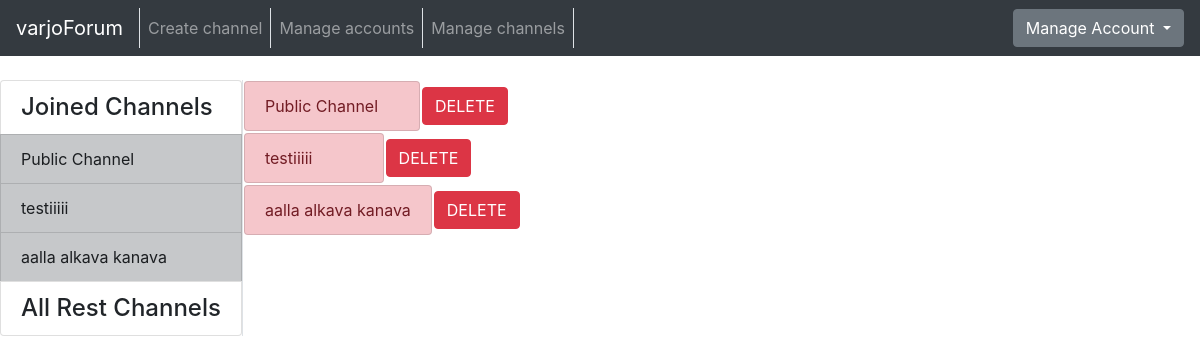
The page /channel/manage/ (signed in) on the database as committed earlier.
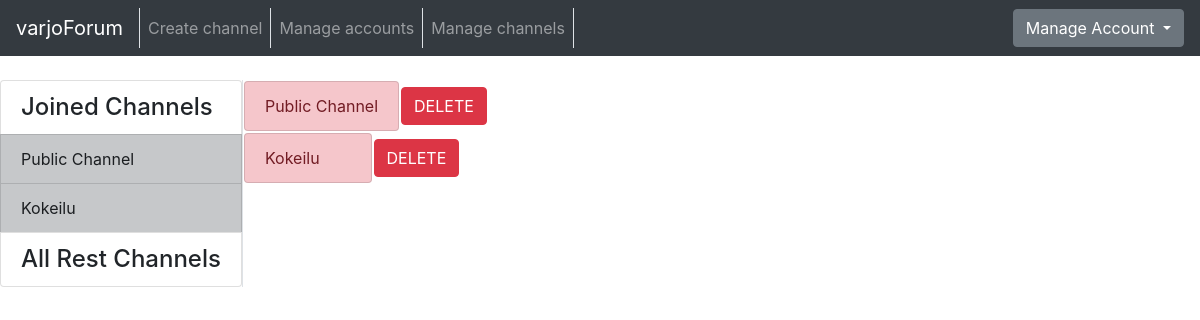
The same page on the database as committed later.
### application/channels/models.py (models this page shows, shortened)
class Channel(Base):
    name = db.Column(db.String(144), nullable=False)
    introduction = db.Column(db.Text, nullable=False)
    messages = db.relationship("Message", backref='Channel', lazy=True)
    accounts = db.relationship('Account', secondary=accounts, lazy='subquery',
        backref=db.backref('channels', lazy=True))
    @staticmethod
    def get_my_channels(account_id):
        stmt = text("SELECT Channel.id, Channel.name"
                    " FROM Channel, Account, Accounts"
                    " WHERE Channel.id = Accounts.channel_id"
                    " AND Account.id = Accounts.account_id"
                    " AND Account.id = :account_id").params(account_id=account_id)
        res = db.engine.execute(stmt)
        response = []
        for row in res:
            response.append({"channel_id":row[0], "channel_name":row[1]})
        return response
    @staticmethod
    def get_channels_where_not_in(account_id):
        stmt = text("SELECT channel.id, channel.name"
                    " FROM Channel"
                    " WHERE Channel.id NOT IN ("
                        " SELECT Channel.id"
                            " FROM Channel, Account, Accounts"
                            " WHERE Channel.id = Accounts.channel_id"
                            " AND Account.id = Accounts.account_id"
                            " AND Account.id = :account_id"
                    " )").params(account_id=account_id)
        res = db.engine.execute(stmt)
        response = []
        for row in res:
            response.append({"id":row[0], "name":row[1]})
        return response

### application/channels/views.py (the view)
@app.route("/channel/manage/", methods=["GET"])
@login_required
def channel_manager():
    return render_template("channels/manager.html", channels = Channel.query.all(),
        my_channels=Channel.get_my_channels(current_user.id),
        all_channels=Channel.get_channels_where_not_in(current_user.id))

### application/__init__.py (called while the page is built)
@login_manager.user_loader
def load_user(account_id):
  return Account.query.get(account_id)

### application/templates/channels/manager.html
{% extends "layout.html" %}
{% block body %}
<div class="row">
  <ul class="list-group">
    {% for channel in channels %}
    <table>
      <tr>
        <td><li class="list-group-item list-group-item-danger">{{ channel.name }}</li></td>
        <td>
          <form action="{{ url_for('delete_channel', channel_id=channel.id) }}" method="POST">
            <button type="submit" class="btn btn-danger" >DELETE</button>
          </form>
        </td>
      </tr>
    </table>
    {% endfor %}
  </ul>
</div>
{% endblock %}

### application/templates/layout.html (shortened to what this page needs)
<!DOCTYPE html>
  <html>
    <head>
      <link rel="stylesheet" href="https://maxcdn.bootstrapcdn.com/bootstrap/4.0.0/css/bootstrap.min.css">
    </head>
    <body>
      <nav class="navbar navbar-expand-md navbar-dark bg-dark mb-4">
        <div class="border-right">
          <a class="navbar-brand" href="{{ url_for('index') }}">varjoForum</a>
        </div>
        <div class="collapse navbar-collapse" id="navbarCollapse">
          <ul class="navbar-nav mr-auto">
            {% if current_user.is_authenticated %}
            <div class="border-right">
              <li class="nav-item">
                <a class="nav-link" href="{{ url_for('channel_form') }}">Create channel</a>
              </li>
            </div>
            {% endif %}
            {% if current_user.admin == True %}
            <div class="border-right">
              <li class="nav-item">
                <a class="nav-link" href="{{ url_for('account_list') }}">Manage accounts</a>
              </li>
            </div>
            <div class="border-right">
              <li class="nav-item">
                <a href="{{ url_for('channel_manager') }}" class="nav-link">Manage channels</a>
              </li>
            </div>
            {% endif %}
          </ul>
            <div class="btn-group">
              <button type="button" class="btn btn-secondary dropdown-toggle" data-toggle="dropdown" aria-haspopup="true" aria-expanded="false">
                {% if current_user.is_authenticated %}
                  Manage Account
                {% else %}
                  Login
                {% endif %}
              </button>
            </div>
        </div>
      </nav>
      <div class="container-fluid" >
        <div class="row">
            <div class="border-right">
              <div class="col-sx" >
                <div style="float: left">
                  <div class="list-group">
                  {% if current_user.is_authenticated %}
                    {% if my_channels %}
                    <h4 class="list-group-item">Joined Channels</h4>
                    {% endif %}
                    {% for my_channel in my_channels %}
                        <a href="{{ url_for('one_channel_index', channel_id=my_channel.channel_id) }}" class="list-group-item list-group-item-action list-group-item-dark">
                        {{ my_channel.channel_name }}
                        </a>
                    {% endfor %}
                    <h4 class="list-group-item">All Rest Channels</h4>
                {% else %}
                {% if all_channels %}
                <h4 class="list-group-item">All Channels</h4>
                {% endif %}
                {% endif %}
              </div>
              </div>
              </div>
          </div>
          <div class="col">
            {% block body %}{% endblock %}
          </div>
        </div>
    </body>
  </html>

Rows that differ between the two databases and show on the page:
removed Channel: channel_name "testiiiii", name "testiiiii"
removed Channel: channel_name "aalla alkava kanava", name "aalla alkava kanava"
added Channel: channel_name "Kokeilu", name "Kokeilu"
